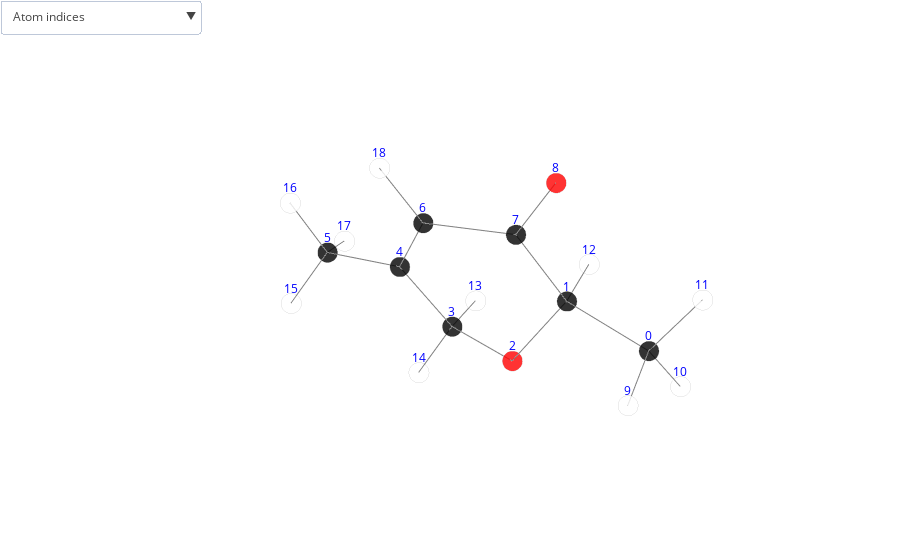

Notebook code cell kept with this figure:
### Code cell
molecule_name = random.choice(molecule_names)
plot_molecule(molecule_name, structures)

### Figure 1 — Plotly figure (JSON) as saved in the notebook; plotly's stock layout.template omitted (floating-point values rounded to 4 significant figures)
{"data": [{"marker": {"color": ["black", "black", "red", "black", "black", "black", "black", "black", "red", "white", "white", "white", "white", "white", "white", "white", "white", "white", "white"], "line": {"color": "lightgray", "width": 2}, "opacity": 0.8, "size": 7, "symbol": "circle"}, "mode": "markers", "name": "", "text": ["C", "C", "O", "C", "C", "C", "C", "C", "O", "H", "H", "H", "H", "H", "H", "H", "H", "H", "H"], "type": "scatter3d", "x": [0.1037, 0.08769, 0.7321, 0.7643, 1.331, 1.817, 1.361, 0.758, 0.7267, 1.132, -0.4708, -0.3217, -0.9594, -0.2458, 1.377, 2.652, 2.146, 1.027, 1.779], "y": [1.554, 0.03746, -0.4736, -1.878, -2.524, -3.936, -1.831, -0.4941, 0.1279, 1.913, 1.898, 1.971, -0.3229, -2.293, -2.136, -3.993, -4.343, -4.584, -2.246], "z": [-0.07715, -0.0007341, -1.162, -1.222, 0.01727, -0.1189, 1.166, 1.276, 2.32, -0.1754, -0.9405, 0.8372, 0.02612, -1.411, -2.094, -0.8285, 0.8395, -0.5168, 2.079]}, {"hoverinfo": "none", "marker": {"color": "grey", "opacity": 1, "size": 7}, "mode": "lines", "type": "scatter3d", "x": [0.1037, 0.08769, null, 0.08769, 0.7321, null, 0.7321, 0.7643, null, 0.7643, 1.331, null, 1.331, 1.817, null, 1.361, 0.758, null, 0.7267, 0.758, null, 1.331, 1.361, null, 0.08769, 0.758, null, 1.027, 1.817, null, 1.779, 1.361, null, 0.1037, -0.3217, null, 0.08769, -0.9594, null, 0.7643, 1.377, null, 2.146, 1.817, null, 0.1037, 1.132, null, 0.1037, -0.4708, null, 0.7643, -0.2458, null, 1.817, 2.652, null], "y": [1.554, 0.03746, null, 0.03746, -0.4736, null, -0.4736, -1.878, null, -1.878, -2.524, null, -2.524, -3.936, null, -1.831, -0.4941, null, 0.1279, -0.4941, null, -2.524, -1.831, null, 0.03746, -0.4941, null, -4.584, -3.936, null, -2.246, -1.831, null, 1.554, 1.971, null, 0.03746, -0.3229, null, -1.878, -2.136, null, -4.343, -3.936, null, 1.554, 1.913, null, 1.554, 1.898, null, -1.878, -2.293, null, -3.936, -3.993, null], "z": [-0.07715, -0.0007341, null, -0.0007341, -1.162, null, -1.162, -1.222, null, -1.222, 0.01727, null, 0.01727, -0.1189, null, 1.166, 1.276, null, 2.32, 1.276, null, 0.01727, 1.166, null, -0.0007341, 1.276, null, -0.5168, -0.1189, null, 2.079, 1.166, null, -0.07715, 0.8372, null, -0.0007341, 0.02612, null, -1.222, -2.094, null, 0.8395, -0.1189, null, -0.07715, -0.1754, null, -0.07715, -0.9405, null, -1.222, -1.411, null, -0.1189, -0.8285, null]}], "layout": {"margin": {"b": 0, "l": 0, "r": 0, "t": 0}, "scene": {"annotations": [{"font": {"color": "blue"}, "showarrow": false, "text": 0, "x": 0.1037, "y": 1.554, "yshift": 15, "z": -0.07715}, {"font": {"color": "blue"}, "showarrow": false, "text": 1, "x": 0.08769, "y": 0.03746, "yshift": 15, "z": -0.0007341}, {"font": {"color": "blue"}, "showarrow": false, "text": 2, "x": 0.7321, "y": -0.4736, "yshift": 15, "z": -1.162}, {"font": {"color": "blue"}, "showarrow": false, "text": 3, "x": 0.7643, "y": -1.878, "yshift": 15, "z": -1.222}, {"font": {"color": "blue"}, "showarrow": false, "text": 4, "x": 1.331, "y": -2.524, "yshift": 15, "z": 0.01727}, {"font": {"color": "blue"}, "showarrow": false, "text": 5, "x": 1.817, "y": -3.936, "yshift": 15, "z": -0.1189}, {"font": {"color": "blue"}, "showarrow": false, "text": 6, "x": 1.361, "y": -1.831, "yshift": 15, "z": 1.166}, {"font": {"color": "blue"}, "showarrow": false, "text": 7, "x": 0.758, "y": -0.4941, "yshift": 15, "z": 1.276}, {"font": {"color": "blue"}, "showarrow": false, "text": 8, "x": 0.7267, "y": 0.1279, "yshift": 15, "z": 2.32}, {"font": {"color": "blue"}, "showarrow": false, "text": 9, "x": 1.132, "y": 1.913, "yshift": 15, "z": -0.1754}, {"font": {"color": "blue"}, "showarrow": false, "text": 10, "x": -0.4708, "y": 1.898, "yshift": 15, "z": -0.9405}, {"font": {"color": "blue"}, "showarrow": false, "text": 11, "x": -0.3217, "y": 1.971, "yshift": 15, "z": 0.8372}, {"font": {"color": "blue"}, "showarrow": false, "text": 12, "x": -0.9594, "y": -0.3229, "yshift": 15, "z": 0.02612}, {"font": {"color": "blue"}, "showarrow": false, "text": 13, "x": -0.2458, "y": -2.293, "yshift": 15, "z": -1.411}, {"font": {"color": "blue"}, "showarrow": false, "text": 14, "x": 1.377, "y": -2.136, "yshift": 15, "z": -2.094}, {"font": {"color": "blue"}, "showarrow": false, "text": 15, "x": 2.652, "y": -3.993, "yshift": 15, "z": -0.8285}, {"font": {"color": "blue"}, "showarrow": false, "text": 16, "x": 2.146, "y": -4.343, "yshift": 15, "z": 0.8395}, {"font": {"color": "blue"}, "showarrow": false, "text": 17, "x": 1.027, "y": -4.584, "yshift": 15, "z": -0.5168}, {"font": {"color": "blue"}, "showarrow": false, "text": 18, "x": 1.779, "y": -2.246, "yshift": 15, "z": 2.079}], "xaxis": {"showbackground": false, "showgrid": false, "showticklabels": false, "titlefont": {"color": "white"}, "zeroline": false}, "yaxis": {"showbackground": false, "showgrid": false, "showticklabels": false, "titlefont": {"color": "white"}, "zeroline": false}, "zaxis": {"showbackground": false, "showgrid": false, "showticklabels": false, "titlefont": {"color": "white"}, "zeroline": false}}, "showlegend": false, "updatemenus": [{"buttons": [{"args": [{"scene.annotations": [{"font": {"color": "blue"}, "showarrow": false, "text": 0, "x": 0.1037, "y": 1.554, "yshift": 15, "z": -0.07715}, {"font": {"color": "blue"}, "showarrow": false, "text": 1, "x": 0.08769, "y": 0.03746, "yshift": 15, "z": -0.0007341}, {"font": {"color": "blue"}, "showarrow": false, "text": 2, "x": 0.7321, "y": -0.4736, "yshift": 15, "z": -1.162}, {"font": {"color": "blue"}, "showarrow": false, "text": 3, "x": 0.7643, "y": -1.878, "yshift": 15, "z": -1.222}, {"font": {"color": "blue"}, "showarrow": false, "text": 4, "x": 1.331, "y": -2.524, "yshift": 15, "z": 0.01727}, {"font": {"color": "blue"}, "showarrow": false, "text": 5, "x": 1.817, "y": -3.936, "yshift": 15, "z": -0.1189}, {"font": {"color": "blue"}, "showarrow": false, "text": 6, "x": 1.361, "y": -1.831, "yshift": 15, "z": 1.166}, {"font": {"color": "blue"}, "showarrow": false, "text": 7, "x": 0.758, "y": -0.4941, "yshift": 15, "z": 1.276}, {"font": {"color": "blue"}, "showarrow": false, "text": 8, "x": 0.7267, "y": 0.1279, "yshift": 15, "z": 2.32}, {"font": {"color": "blue"}, "showarrow": false, "text": 9, "x": 1.132, "y": 1.913, "yshift": 15, "z": -0.1754}, {"font": {"color": "blue"}, "showarrow": false, "text": 10, "x": -0.4708, "y": 1.898, "yshift": 15, "z": -0.9405}, {"font": {"color": "blue"}, "showarrow": false, "text": 11, "x": -0.3217, "y": 1.971, "yshift": 15, "z": 0.8372}, {"font": {"color": "blue"}, "showarrow": false, "text": 12, "x": -0.9594, "y": -0.3229, "yshift": 15, "z": 0.02612}, {"font": {"color": "blue"}, "showarrow": false, "text": 13, "x": -0.2458, "y": -2.293, "yshift": 15, "z": -1.411}, {"font": {"color": "blue"}, "showarrow": false, "text": 14, "x": 1.377, "y": -2.136, "yshift": 15, "z": -2.094}, {"font": {"color": "blue"}, "showarrow": false, "text": 15, "x": 2.652, "y": -3.993, "yshift": 15, "z": -0.8285}, {"font": {"color": "blue"}, "showarrow": false, "text": 16, "x": 2.146, "y": -4.343, "yshift": 15, "z": 0.8395}, {"font": {"color": "blue"}, "showarrow": false, "text": 17, "x": 1.027, "y": -4.584, "yshift": 15, "z": -0.5168}, {"font": {"color": "blue"}, "showarrow": false, "text": 18, "x": 1.779, "y": -2.246, "yshift": 15, "z": 2.079}]}], "label": "Atom indices", "method": "relayout"}, {"args": [{"scene.annotations": [{"showarrow": false, "text": 1.52, "x": 0.09568, "y": 0.7959, "yshift": 15, "z": -0.03894}, {"showarrow": false, "text": 1.42, "x": 0.4099, "y": -0.2181, "yshift": 15, "z": -0.5815}, {"showarrow": false, "text": 1.41, "x": 0.7482, "y": -1.176, "yshift": 15, "z": -1.192}, {"showarrow": false, "text": 1.51, "x": 1.048, "y": -2.201, "yshift": 15, "z": -0.6025}, {"showarrow": false, "text": 1.5, "x": 1.574, "y": -3.23, "yshift": 15, "z": -0.05082}, {"showarrow": false, "text": 1.47, "x": 1.06, "y": -1.162, "yshift": 15, "z": 1.221}, {"showarrow": false, "text": 1.22, "x": 0.7424, "y": -0.1831, "yshift": 15, "z": 1.798}, {"showarrow": false, "text": 1.34, "x": 1.346, "y": -2.178, "yshift": 15, "z": 0.5915}, {"showarrow": false, "text": 1.54, "x": 0.4229, "y": -0.2283, "yshift": 15, "z": 0.6377}, {"showarrow": false, "text": 1.1, "x": 1.422, "y": -4.26, "yshift": 15, "z": -0.3179}, {"showarrow": false, "text": 1.09, "x": 1.57, "y": -2.038, "yshift": 15, "z": 1.622}, {"showarrow": false, "text": 1.09, "x": -0.109, "y": 1.762, "yshift": 15, "z": 0.38}, {"showarrow": false, "text": 1.11, "x": -0.4359, "y": -0.1427, "yshift": 15, "z": 0.01269}, {"showarrow": false, "text": 1.1, "x": 1.071, "y": -2.007, "yshift": 15, "z": -1.658}, {"showarrow": false, "text": 1.09, "x": 1.982, "y": -4.139, "yshift": 15, "z": 0.3603}, {"showarrow": false, "text": 1.09, "x": 0.6178, "y": 1.734, "yshift": 15, "z": -0.1263}, {"showarrow": false, "text": 1.09, "x": -0.1836, "y": 1.726, "yshift": 15, "z": -0.5088}, {"showarrow": false, "text": 1.11, "x": 0.2592, "y": -2.085, "yshift": 15, "z": -1.317}, {"showarrow": false, "text": 1.1, "x": 2.235, "y": -3.964, "yshift": 15, "z": -0.4737}]}], "label": "Bond lengths", "method": "relayout"}, {"args": [{"scene.annotations": [{"font": {"color": "blue"}, "showarrow": false, "text": 0, "x": 0.1037, "y": 1.554, "yshift": 15, "z": -0.07715}, {"font": {"color": "blue"}, "showarrow": false, "text": 1, "x": 0.08769, "y": 0.03746, "yshift": 15, "z": -0.0007341}, {"font": {"color": "blue"}, "showarrow": false, "text": 2, "x": 0.7321, "y": -0.4736, "yshift": 15, "z": -1.162}, {"font": {"color": "blue"}, "showarrow": false, "text": 3, "x": 0.7643, "y": -1.878, "yshift": 15, "z": -1.222}, {"font": {"color": "blue"}, "showarrow": false, "text": 4, "x": 1.331, "y": -2.524, "yshift": 15, "z": 0.01727}, {"font": {"color": "blue"}, "showarrow": false, "text": 5, "x": 1.817, "y": -3.936, "yshift": 15, "z": -0.1189}, {"font": {"color": "blue"}, "showarrow": false, "text": 6, "x": 1.361, "y": -1.831, "yshift": 15, "z": 1.166}, {"font": {"color": "blue"}, "showarrow": false, "text": 7, "x": 0.758, "y": -0.4941, "yshift": 15, "z": 1.276}, {"font": {"color": "blue"}, "showarrow": false, "text": 8, "x": 0.7267, "y": 0.1279, "yshift": 15, "z": 2.32}, {"font": {"color": "blue"}, "showarrow": false, "text": 9, "x": 1.132, "y": 1.913, "yshift": 15, "z": -0.1754}, {"font": {"color": "blue"}, "showarrow": false, "text": 10, "x": -0.4708, "y": 1.898, "yshift": 15, "z": -0.9405}, {"font": {"color": "blue"}, "showarrow": false, "text": 11, "x": -0.3217, "y": 1.971, "yshift": 15, "z": 0.8372}, {"font": {"color": "blue"}, "showarrow": false, "text": 12, "x": -0.9594, "y": -0.3229, "yshift": 15, "z": 0.02612}, {"font": {"color": "blue"}, "showarrow": false, "text": 13, "x": -0.2458, "y": -2.293, "yshift": 15, "z": -1.411}, {"font": {"color": "blue"}, "showarrow": false, "text": 14, "x": 1.377, "y": -2.136, "yshift": 15, "z": -2.094}, {"font": {"color": "blue"}, "showarrow": false, "text": 15, "x": 2.652, "y": -3.993, "yshift": 15, "z": -0.8285}, {"font": {"color": "blue"}, "showarrow": false, "text": 16, "x": 2.146, "y": -4.343, "yshift": 15, "z": 0.8395}, {"font": {"color": "blue"}, "showarrow": false, "text": 17, "x": 1.027, "y": -4.584, "yshift": 15, "z": -0.5168}, {"font": {"color": "blue"}, "showarrow": false, "text": 18, "x": 1.779, "y": -2.246, "yshift": 15, "z": 2.079}, {"showarrow": false, "text": 1.52, "x": 0.09568, "y": 0.7959, "yshift": 15, "z": -0.03894}, {"showarrow": false, "text": 1.42, "x": 0.4099, "y": -0.2181, "yshift": 15, "z": -0.5815}, {"showarrow": false, "text": 1.41, "x": 0.7482, "y": -1.176, "yshift": 15, "z": -1.192}, {"showarrow": false, "text": 1.51, "x": 1.048, "y": -2.201, "yshift": 15, "z": -0.6025}, {"showarrow": false, "text": 1.5, "x": 1.574, "y": -3.23, "yshift": 15, "z": -0.05082}, {"showarrow": false, "text": 1.47, "x": 1.06, "y": -1.162, "yshift": 15, "z": 1.221}, {"showarrow": false, "text": 1.22, "x": 0.7424, "y": -0.1831, "yshift": 15, "z": 1.798}, {"showarrow": false, "text": 1.34, "x": 1.346, "y": -2.178, "yshift": 15, "z": 0.5915}, {"showarrow": false, "text": 1.54, "x": 0.4229, "y": -0.2283, "yshift": 15, "z": 0.6377}, {"showarrow": false, "text": 1.1, "x": 1.422, "y": -4.26, "yshift": 15, "z": -0.3179}, {"showarrow": false, "text": 1.09, "x": 1.57, "y": -2.038, "yshift": 15, "z": 1.622}, {"showarrow": false, "text": 1.09, "x": -0.109, "y": 1.762, "yshift": 15, "z": 0.38}, {"showarrow": false, "text": 1.11, "x": -0.4359, "y": -0.1427, "yshift": 15, "z": 0.01269}, {"showarrow": false, "text": 1.1, "x": 1.071, "y": -2.007, "yshift": 15, "z": -1.658}, {"showarrow": false, "text": 1.09, "x": 1.982, "y": -4.139, "yshift": 15, "z": 0.3603}, {"showarrow": false, "text": 1.09, "x": 0.6178, "y": 1.734, "yshift": 15, "z": -0.1263}, {"showarrow": false, "text": 1.09, "x": -0.1836, "y": 1.726, "yshift": 15, "z": -0.5088}, {"showarrow": false, "text": 1.11, "x": 0.2592, "y": -2.085, "yshift": 15, "z": -1.317}, {"showarrow": false, "text": 1.1, "x": 2.235, "y": -3.964, "yshift": 15, "z": -0.4737}]}], "label": "Atom indices & Bond lengths", "method": "relayout"}, {"args": [{"scene.annotations": []}], "label": "Hide all", "method": "relayout"}], "direction": "down", "xanchor": "left", "yanchor": "top"}]}}
